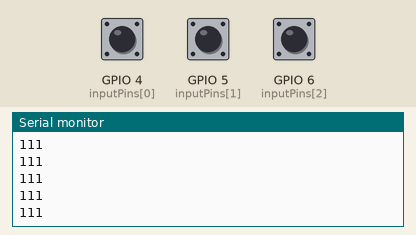
Simulated run of this sketch. Board: ESP32. Shown: the last lines printed to the serial monitor. The inputs (shaded band) are chosen by the test bench; at power-on: GPIO 4 (inputPins[0]) HIGH, GPIO 5 (inputPins[1]) HIGH, GPIO 6 (inputPins[2]) HIGH. Nothing arrives over Bluetooth unless stated; a phone connects over Bluetooth LE 3 s after start.

Above: at 1.2 s.
1.3 s: GPIO 4 (inputPins[0]) pulled LOW for 0.15 s
At 1.36 s:
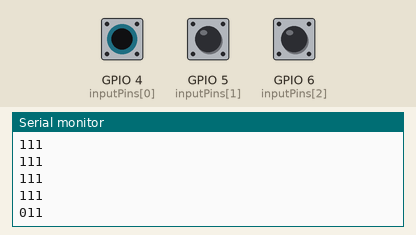
4.4 s: GPIO 5 (inputPins[1]) pulled LOW for 0.15 s
At 4.46 s:
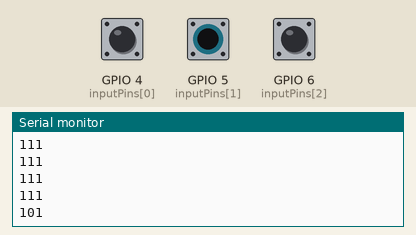
6.0 s: GPIO 6 (inputPins[2]) pulled LOW for 0.15 s
At 6.06 s:
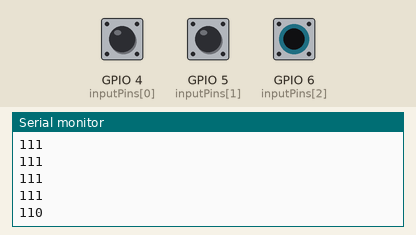
Timing chart, 0 to 9.0 s (numbered marks = the images above; inputs shaded):
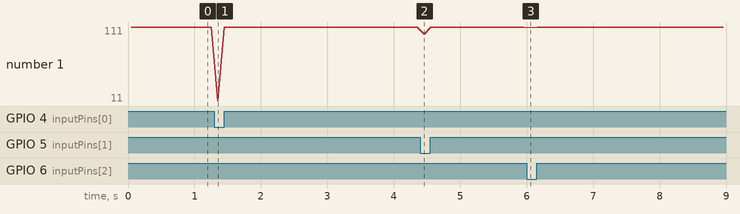

Measured:
- after the input at 1.3 s, the serial monitor: prints a new line after 0.05 s (image 1)
- after the input at 4.4 s, the serial monitor: prints a new line after 0.05 s (image 2)
- after the input at 6.0 s, the serial monitor: prints a new line after 0.06 s (image 3)

The sketch:

operator.ino
```cpp
#include <BLEDevice.h>
#include <BLEServer.h>
#include <BLEUtils.h>
#include <BLE2902.h>

#define UART_SERVICE_UUID "6e400001-b5a3-f393-e0a9-e50e24dcca9e"
#define UART_TX_UUID      "6e400003-b5a3-f393-e0a9-e50e24dcca9e"

BLEServer* pServer = NULL;
BLECharacteristic* pTxCharacteristic = NULL;
bool deviceConnected = false;
bool oldDeviceConnected = false;

const int inputPins[] = { D3, D4, D5 };
const char* inputNames[] = { "D3", "D4", "D5" };
const int numInputs = 3;

// Server callbacks
class MyServerCallbacks: public BLEServerCallbacks {
    void onConnect(BLEServer* pServer) {
        deviceConnected = true;
        Serial.println("Client connected");
    }

    void onDisconnect(BLEServer* pServer) {
        deviceConnected = false;
        Serial.println("Client disconnected");
    }
};

void setup() {
  Serial.begin(115200);
  delay(50);

  for (int i = 0; i < numInputs; ++i) {
    pinMode(inputPins[i], INPUT_PULLUP);
    digitalWrite(inputPins[i], HIGH); // HIGH HIGH HIGH means unplugged
  }

  Serial.println("Starting ESP32 BLE Operator...");

  BLEDevice::init("op");

  pServer = BLEDevice::createServer();
  pServer->setCallbacks(new MyServerCallbacks());

  BLEService* pService = pServer->createService(UART_SERVICE_UUID);

  pTxCharacteristic = pService->createCharacteristic(
      UART_TX_UUID,
      BLECharacteristic::PROPERTY_NOTIFY
  );
  pTxCharacteristic->addDescriptor(new BLE2902());

  pService->start();

  BLEAdvertising* pAdvertising = BLEDevice::getAdvertising();
  pAdvertising->addServiceUUID(UART_SERVICE_UUID);
  pAdvertising->setScanResponse(false);
  pAdvertising->setMinPreferred(0x0);
  BLEDevice::startAdvertising();

  Serial.println("BLE advertising started");
  Serial.println("Device name: op");
}

void loop() {
  if (!deviceConnected && oldDeviceConnected) {
    delay(500);
    pServer->startAdvertising();
    Serial.println("Restarting advertising");
    oldDeviceConnected = deviceConnected;
  }

  if (deviceConnected && !oldDeviceConnected) {
    oldDeviceConnected = deviceConnected;
  }

  String probe = "";
  for (int i = 0; i < numInputs; ++i) {
    int v = digitalRead(inputPins[i]);
    probe += (v == HIGH) ? "1" : "0";
  }
  Serial.println(probe);

  if (deviceConnected) {
    pTxCharacteristic->setValue((uint8_t*)probe.c_str(), probe.length());
    pTxCharacteristic->notify();
  }

  delay(100);
}
```
